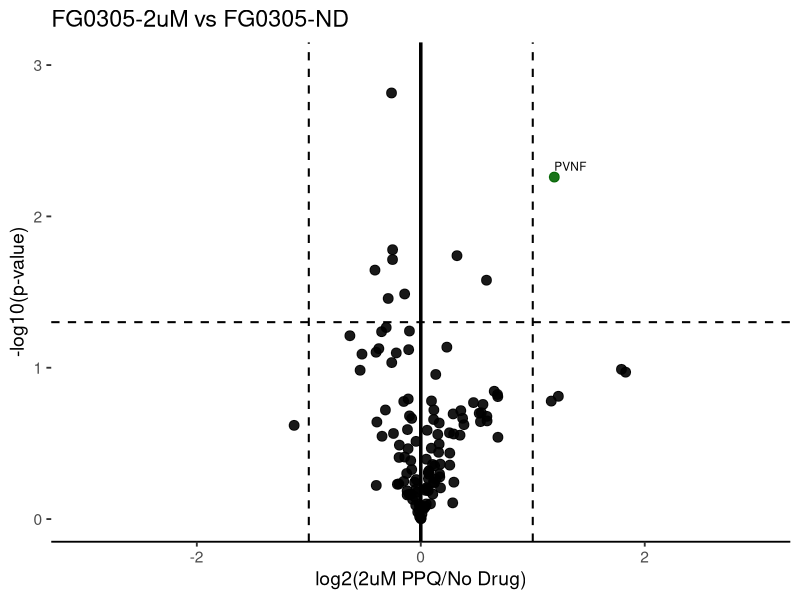

Generate this figure with R:
setwd("path to metabolomics file")


library(tidyverse)
library(ggrepel)

#-----------------------------
# Load and reshape data
#-----------------------------

df_wide <- read.csv("PPQ_Bump_asp-norm-areas.csv", check.names = FALSE)

df_wide <- df_wide[rowSums(is.na(df_wide) | df_wide == "") != ncol(df_wide), ]

df_wide <- df_wide %>%
  filter(!is.na(compound), compound != "")

df_long <- df_wide %>%
  pivot_longer(
    cols = -compound,
    names_to = "sample",
    values_to = "value"
  ) %>%
  filter(!str_detect(sample, "^QC"))

df_long <- df_long %>%
  mutate(
    sample_clean = str_remove(sample, "^[0-9]+-"),
    sample_clean = str_replace(sample_clean, "ATQ2$", "ATQ-2")
  ) %>%
  separate(
    sample_clean,
    into = c("line", "treatment", "replicate"),
    sep = "-",
    fill = "right",
    extra = "merge"
  ) %>%
  mutate(
    group = paste(line, treatment, sep = "-")
  )

df_for_volcano <- df_long %>%
  select(group, sample, compound, value) %>%
  pivot_wider(
    names_from = compound,
    values_from = value
  ) %>%
  select(-sample)

#-----------------------------
# Volcano plot function
#-----------------------------

make_volcano <- function(
    data,
    group1,
    group2,
    label_sig = TRUE,
    p_cutoff = 0.05,
    log2fc_cutoff = 1
) {
  
  g1 <- data %>% filter(group == group1)
  g2 <- data %>% filter(group == group2)
  
  if (nrow(g1) == 0 || nrow(g2) == 0) {
    stop("One or both groups not found: ", group1, " vs ", group2)
  }
  
  metabolite_cols <- setdiff(colnames(data), "group")
  
  g1[metabolite_cols] <- lapply(g1[metabolite_cols], as.numeric)
  g2[metabolite_cols] <- lapply(g2[metabolite_cols], as.numeric)
  
  results <- lapply(metabolite_cols, function(met) {
    
    v1 <- as.numeric(g1[[met]])
    v2 <- as.numeric(g2[[met]])
    
    v1 <- v1[is.finite(v1) & v1 > 0]
    v2 <- v2[is.finite(v2) & v2 > 0]
    
    if (length(v1) < 2 || length(v2) < 2) {
      return(data.frame(
        metabolite = met,
        log2FC = NA,
        pvalue = NA
      ))
    }
    
    v1_log <- log2(v1)
    v2_log <- log2(v2)
    
    log2FC <- mean(v1_log, na.rm = TRUE) - mean(v2_log, na.rm = TRUE)
    
    pval <- tryCatch(
      t.test(v1_log, v2_log, var.equal = FALSE)$p.value,
      error = function(e) NA
    )
    
    data.frame(
      metabolite = met,
      log2FC = log2FC,
      pvalue = pval
    )
  }) %>%
    bind_rows()
  
  results <- results %>%
    mutate(
      neglog10p = -log10(pvalue),
      significant = !is.na(pvalue) &
        pvalue < p_cutoff &
        abs(log2FC) >= log2fc_cutoff,
      point_color = ifelse(significant, "significant", "not_significant")
    )
  
  p <- ggplot(results, aes(x = log2FC, y = neglog10p, color = point_color)) +
    geom_point(size = 3, alpha = 0.9, na.rm = TRUE) +
    scale_color_manual(
      values = c(
        "not_significant" = "black",
        "significant" = "darkgreen" #yellow for ATQ, red for KH004-D9, blue for KH004-E9, and darkgreen for FG0305
      )
    ) +
    geom_vline(xintercept = 0, linewidth = 1.2) +
    geom_vline(
      xintercept = c(-log2fc_cutoff, log2fc_cutoff),
      linetype = "dashed",
      linewidth = 0.7
    ) +
    geom_hline(
      yintercept = -log10(p_cutoff),
      linetype = "dashed",
      linewidth = 0.7
    ) +
    coord_cartesian(xlim = c(-3, 3), ylim = c(0, 3)) +
    labs(
      title = paste(group1, "vs", group2),
      x = "log2(2uM PPQ/No Drug)", #Change based on condition
      y = "-log10(p-value)"
    ) +
    theme_classic(base_size = 14) +
    theme(
      axis.line.y = element_blank(),
      legend.position = "none"
    )
  
  if (label_sig) {
    sig_labels <- results %>% filter(significant)
    
    if (nrow(sig_labels) > 0) {
      p <- p +
        geom_text_repel(
          data = sig_labels,
          aes(label = metabolite),
          size = 3,
          max.overlaps = 50,
          color = "black"
        )
    }
  }
  
  return(list(results = results, plot = p))
}

#-----------------------------
# Run comparison
#-----------------------------

volc2 <- make_volcano(
  df_for_volcano,
  group1 = "FG0305-2uM", #conditions are either ND, 200nM, 500nM, or 2uM for either D9, E9, or FG0305
  group2 = "FG0305-ND",
  label_sig = TRUE,
  p_cutoff = 0.05,
  log2fc_cutoff = 1
)

print(volc2$plot)

write.csv(
  volc2$results,
  "FG0305_2uM_vs_FG0305_ND_volcano_results.csv",
  row.names = FALSE
)
